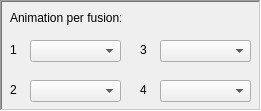
             <widget class="QFrame" name="animation_per_fusion">
              <property name="geometry">
               <rect>
                <x>620</x>
                <y>163</y>
                <width>261</width>
                <height>111</height>
               </rect>
              </property>
              <property name="toolTip">
               <string/>
              </property>
              <property name="frameShape">
               <enum>QFrame::WinPanel</enum>
              </property>
              <property name="frameShadow">
               <enum>QFrame::Sunken</enum>
              </property>
              <property name="lineWidth">
               <number>1</number>
              </property>
              <widget class="QLabel" name="animation_per_fusion_text">
               <property name="geometry">
                <rect>
                 <x>10</x>
                 <y>10</y>
                 <width>111</width>
                 <height>16</height>
                </rect>
               </property>
               <property name="toolTip">
                <string>&lt;html&gt;&lt;head/&gt;&lt;body&gt;&lt;p&gt;Type of animation for the fusion slot. &lt;/p&gt;&lt;p&gt;&lt;span style=&quot; font-weight:600;&quot;&gt;IMPORTANT&lt;/span&gt;: You need to edit also the 'operate_character_XYZ_m.pak' (where XYZ is the ID of the character) if the character you're editing doesn't have a fusion animation.&lt;/p&gt;&lt;/body&gt;&lt;/html&gt;</string>
               </property>
               <property name="text">
                <string>Animation per fusion:</string>
               </property>
               <property name="alignment">
                <set>Qt::AlignLeading|Qt::AlignLeft|Qt::AlignVCenter</set>
               </property>
              </widget>
              <widget class="QLabel" name="animation_fusion1_text">
               <property name="geometry">
                <rect>
                 <x>10</x>
                 <y>40</y>
                 <width>16</width>
                 <height>20</height>
                </rect>
               </property>
               <property name="text">
                <string>1</string>
               </property>
               <property name="textFormat">
                <enum>Qt::PlainText</enum>
               </property>
               <property name="scaledContents">
                <bool>false</bool>
               </property>
               <property name="alignment">
                <set>Qt::AlignLeading|Qt::AlignLeft|Qt::AlignVCenter</set>
               </property>
              </widget>
              <widget class="QLabel" name="animation_fusion2_text">
               <property name="geometry">
                <rect>
                 <x>10</x>
                 <y>80</y>
                 <width>16</width>
                 <height>20</height>
                </rect>
               </property>
               <property name="text">
                <string>2</string>
               </property>
               <property name="textFormat">
                <enum>Qt::PlainText</enum>
               </property>
               <property name="scaledContents">
                <bool>false</bool>
               </property>
               <property name="alignment">
                <set>Qt::AlignLeading|Qt::AlignLeft|Qt::AlignVCenter</set>
               </property>
              </widget>
              <widget class="QLabel" name="animation_fusion3_text">
               <property name="geometry">
                <rect>
                 <x>140</x>
                 <y>40</y>
                 <width>16</width>
                 <height>20</height>
                </rect>
               </property>
               <property name="text">
                <string>3</string>
               </property>
               <property name="textFormat">
                <enum>Qt::PlainText</enum>
               </property>
               <property name="scaledContents">
                <bool>false</bool>
               </property>
               <property name="alignment">
                <set>Qt::AlignLeading|Qt::AlignLeft|Qt::AlignVCenter</set>
               </property>
              </widget>
              <widget class="QLabel" name="animation_fusion4_text">
               <property name="geometry">
                <rect>
                 <x>140</x>
                 <y>80</y>
                 <width>16</width>
                 <height>20</height>
                </rect>
               </property>
               <property name="text">
                <string>4</string>
               </property>
               <property name="textFormat">
                <enum>Qt::PlainText</enum>
               </property>
               <property name="scaledContents">
                <bool>false</bool>
               </property>
               <property name="alignment">
                <set>Qt::AlignLeading|Qt::AlignLeft|Qt::AlignVCenter</set>
               </property>
              </widget>
              <widget class="QComboBox" name="fusion1_animation_value">
               <property name="geometry">
                <rect>
                 <x>30</x>
                 <y>40</y>
                 <width>91</width>
                 <height>22</height>
                </rect>
               </property>
              </widget>
              <widget class="QComboBox" name="fusion3_animation_value">
               <property name="geometry">
                <rect>
                 <x>160</x>
                 <y>40</y>
                 <width>91</width>
                 <height>22</height>
                </rect>
               </property>
              </widget>
              <widget class="QComboBox" name="fusion2_animation_value">
               <property name="geometry">
                <rect>
                 <x>30</x>
                 <y>80</y>
                 <width>91</width>
                 <height>22</height>
                </rect>
               </property>
              </widget>
              <widget class="QComboBox" name="fusion4_animation_value">
               <property name="geometry">
                <rect>
                 <x>160</x>
                 <y>80</y>
                 <width>91</width>
                 <height>22</height>
                </rect>
               </property>
              </widget>
             </widget>
